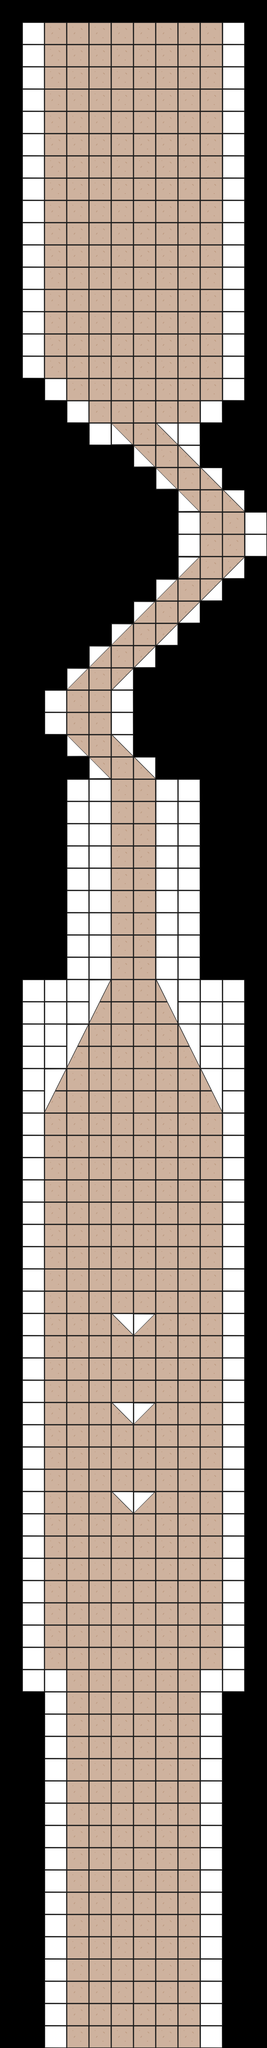

The image is a tile-based game level rendered from a .tmx file. Its description and source (layers, tilesets, objects; grid data summarised) follow:
An orthogonal 12x92 tile map with 64x64 px tiles, 2 tile layers (floor, wall) and 39 objects (28x enemy, 5x ball, 4x trigger_cloner, point_start, counter).

<map version="1.10" tiledversion="1.11.2" orientation="orthogonal" renderorder="right-down" width="12" height="92" tilewidth="64" tileheight="64" infinite="0" nextlayerid="11" nextobjectid="40">
 <tileset firstgid="1" source="saa_tt_sheet.tsx" />
 <group id="2" name="Group Layer 1" locked="1">
  <layer id="3" name="floor" width="12" height="92" locked="1">
   <data>[1104 cells, 540 non-empty, 1 distinct tile ids]</data>
  </layer>
  <layer id="1" name="wall" width="12" height="92" locked="1">
   <data>[1104 cells, 234 non-empty, 9 distinct tile ids]</data>
  </layer>
 </group>
 <group id="4" name="Group Layer 2" locked="1">
  <objectgroup color="#00ff00" id="5" name="Object Layer 1" locked="1">
   <object id="1" name="start" type="point_start" x="384" y="5312">
    <point />
   </object>
  </objectgroup>
  <objectgroup id="6" name="Object Layer 2" locked="1">
   <object id="2" type="ball" x="330" y="5320">
    <point />
   </object>
   <object id="3" type="ball" x="374" y="5324">
    <point />
   </object>
   <object id="4" type="ball" x="412" y="5368">
    <point />
   </object>
   <object id="5" type="ball" x="352" y="5354">
    <point />
   </object>
   <object id="6" type="ball" x="420" y="5318">
    <point />
   </object>
  </objectgroup>
  <objectgroup color="#ffffff" id="7" name="Object Layer 3" locked="1">
   <object id="7" name="x3" type="trigger_cloner" x="369" y="4155" width="27" height="128">
    <properties>
     <property name="multiply" type="int" value="3" />
    </properties>
   </object>
   <object id="8" name="x3" type="trigger_cloner" x="370" y="3883" width="27" height="128">
    <properties>
     <property name="multiply" type="int" value="3" />
    </properties>
   </object>
   <object id="9" name="x3" type="trigger_cloner" x="512" y="3264" width="128" height="64">
    <properties>
     <property name="multiply" type="int" value="3" />
    </properties>
   </object>
   <object id="10" name="x3" type="trigger_cloner" x="128" y="3264" width="128" height="64">
    <properties>
     <property name="multiply" type="int" value="3" />
    </properties>
   </object>
  </objectgroup>
  <objectgroup color="#ff0000" id="9" name="Object Layer 4" locked="1">
   <object id="11" type="enemy" x="374" y="3530">
    <point />
   </object>
   <object id="17" type="enemy" x="440" y="3536">
    <point />
   </object>
   <object id="18" type="enemy" x="498" y="3546">
    <point />
   </object>
   <object id="19" type="enemy" x="540" y="3538">
    <point />
   </object>
   <object id="26" type="enemy" x="390" y="2580">
    <point />
   </object>
   <object id="27" type="enemy" x="396" y="2418">
    <point />
   </object>
   <object id="28" type="enemy" x="360" y="2336">
    <point />
   </object>
   <object id="29" type="enemy" x="290" y="2156">
    <point />
   </object>
   <object id="30" type="enemy" x="248" y="2068">
    <point />
   </object>
   <object id="31" type="enemy" x="338" y="1912">
    <point />
   </object>
   <object id="32" type="enemy" x="456" y="1804">
    <point />
   </object>
   <object id="33" type="enemy" x="562" y="1708">
    <point />
   </object>
   <object id="34" type="enemy" x="584" y="1684">
    <point />
   </object>
   <object id="35" type="enemy" x="632" y="1574">
    <point />
   </object>
   <object id="36" type="enemy" x="640" y="1520">
    <point />
   </object>
   <object id="37" type="enemy" x="584" y="1448">
    <point />
   </object>
   <object id="38" type="enemy" x="428" y="1284">
    <point />
   </object>
   <object id="20" type="enemy" x="308" y="3544">
    <point />
   </object>
   <object id="21" type="enemy" x="244" y="3552">
    <point />
   </object>
   <object id="22" type="enemy" x="276" y="3584">
    <point />
   </object>
   <object id="23" type="enemy" x="428" y="3584">
    <point />
   </object>
   <object id="24" type="enemy" x="488" y="3592">
    <point />
   </object>
   <object id="25" type="enemy" x="526" y="3584">
    <point />
   </object>
   <object id="12" type="enemy" x="544" y="4058">
    <point />
   </object>
   <object id="14" type="enemy" x="614" y="4062">
    <point />
   </object>
   <object id="15" type="enemy" x="148" y="4064">
    <point />
   </object>
   <object id="16" type="enemy" x="360" y="3582">
    <point />
   </object>
   <object id="13" type="enemy" x="224" y="4060">
    <point />
   </object>
  </objectgroup>
  <objectgroup color="#00ffff" id="10" name="Object Layer 5" locked="1">
   <object id="39" type="counter" x="128" y="576" width="512" height="192" />
  </objectgroup>
 </group>
</map>
